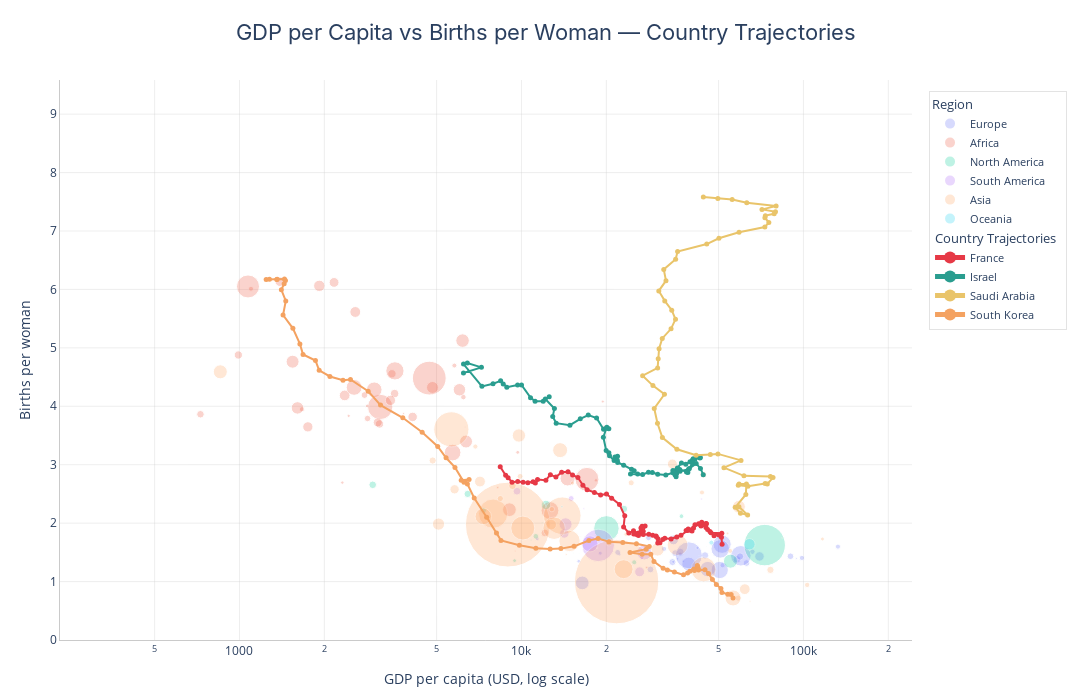

The notebook cell saved with this chart:
### Code cell
import plotly.graph_objects as go

countries = ["France", "Israel", "Saudi Arabia", "South Korea"]

# Build the base scatter from the latest year (no deepcopy, no animation artifacts)
fig_country = px.scatter(
    df_latest,
    x="GDP per capita",
    y="Births per woman",
    size="Population",
    color="World region according to OWID",
    hover_name="Entity",
    log_x=True,
    size_max=60,
    range_x=[gdp_min * 0.9, gdp_max * 1.1],
    range_y=[0, births_max * 1.1],
)

fig_country.update_layout(
    title=dict(
        text="GDP per Capita vs Births per Woman — Country Trajectories",
        font=dict(size=22, family="Inter, Arial, sans-serif"),
        x=0.5,
        xanchor="center",
    ),
    xaxis=dict(
        title=dict(text="GDP per capita (USD, log scale)", font=dict(size=14)),
        gridcolor="rgba(200, 200, 200, 0.3)",
        showline=True,
        linewidth=1,
        linecolor="rgba(150, 150, 150, 0.5)",
    ),
    yaxis=dict(
        title=dict(text="Births per woman", font=dict(size=14)),
        gridcolor="rgba(200, 200, 200, 0.3)",
        showline=True,
        linewidth=1,
        linecolor="rgba(150, 150, 150, 0.5)",
    ),
    height=700,
    width=1200,
    plot_bgcolor="white",
    paper_bgcolor="white",
    legend=dict(
        title=dict(text="Region", font=dict(size=13)),
        font=dict(size=11),
        bgcolor="rgba(255, 255, 255, 0.85)",
        bordercolor="rgba(200, 200, 200, 0.5)",
        borderwidth=1,
        yanchor="top",
        y=0.98,
        xanchor="left",
        x=1.02,
        itemsizing="constant",
    ),
    margin=dict(l=60, r=180, t=80, b=60),
)

# Make the background bubble traces slightly transparent
fig_country.update_traces(marker=dict(opacity=0.25))

# Country trajectory colors
trajectory_colors = ["#e63946", "#2a9d8f", "#e9c46a", "#f4a261"]

for country, color in zip(countries, trajectory_colors):
    country_df = df[df["Entity"] == country].dropna(
        subset=["GDP per capita", "Births per woman"]
    )
    fig_country.add_trace(
        go.Scatter(
            x=country_df["GDP per capita"],
            y=country_df["Births per woman"],
            mode="lines+markers",
            name=country,
            legendgroup="trajectories",
            legendgrouptitle=dict(text="Country Trajectories", font=dict(size=13)),
            marker=dict(size=5, color=color),
            line=dict(width=2, color=color),
            customdata=country_df[["Year", "Population"]].values,
            hovertemplate=(
                f"<b>{country}</b><br>"
                "Year: %{customdata[0]}<br>"
                "GDP: %{x:,.0f}<br>"
                "Births: %{y:.2f}<br>"
                "Population: %{customdata[1]:,.0f}<br>"
                "<extra></extra>"
            ),
        )
    )

    # Add start and end year annotations
    first = country_df.iloc[0]
    last = country_df.iloc[-1]
    for row, label in [
        (first, str(int(first["Year"]))),
        (last, str(int(last["Year"]))),
    ]:
        fig_country.add_annotation(
            x=row["GDP per capita"],
            y=row["Births per woman"],
            text=label,
            showarrow=False,
            font=dict(size=9, color=color),
            xshift=12,
            yshift=8,
            xref="x",
            yref="y",
        )

fig_country.write_image(file="plots/gdp-demographic.png", format="png", scale=2)
fig_country.show()

### Figure 1 — Plotly figure (JSON) as saved in the notebook; plotly's stock layout.template omitted (floating-point values rounded to 4 significant figures)
{"data": [{"hovertemplate": "<b>%{hovertext}</b><br><br>World region according to OWID=Europe<br>GDP per capita=%{x}<br>Births per woman=%{y}<br>Population=%{marker.size}<extra></extra>", "hovertext": ["Albania", "Austria", "Belarus", "Belgium", "Bosnia and Herzegovina", "Bulgaria", "Croatia", "Cyprus", "Czechia", "Denmark", "Estonia", "Finland", "France", "Germany", "Greece", "Hungary", "Iceland", "Ireland", "Italy", "Latvia", "Lithuania", "Luxembourg", "Malta", "Moldova", "Montenegro", "Netherlands", "North Macedonia", "Norway", "Poland", "Portugal", "Romania", "Russia", "Serbia", "Slovakia", "Slovenia", "Spain", "Sweden", "Switzerland", "Ukraine", "United Kingdom"], "legendgroup": "Europe", "marker": {"color": "#636efa", "opacity": 0.25, "size": [2812000.0, 9130000.0, 9116000.0, 11710000.0, 3185000.0, 6796000.0, 3896000.0, 1345000.0, 10810000.0, 5948000.0, 1367000.0, 5601000.0, 66440000.0, 84550000.0, 10240000.0, 9686000.0, 387600.0, 5197000.0, 59500000.0, 1882000.0, 2854000.0, 665100.0, 533000.0, 3067000.0, 633600.0, 18090000.0, 1832000.0, 5519000.0, 38760000.0, 10430000.0, 19120000.0, 145400000.0, 6773000.0, 5518000.0, 2118000.0, 47910000.0, 10550000.0, 8871000.0, 37730000.0, 68680000.0], "sizemode": "area", "sizeref": 399500.0, "symbol": "circle"}, "mode": "markers", "name": "Europe", "orientation": "v", "showlegend": true, "type": "scatter", "x": [15970.0, 62850.0, 28680.0, 58120.0, 19020.0, 28220.0, 36540.0, 35760.0, 44760.0, 65900.0, 37450.0, 51700.0, 51470.0, 59980.0, 34320.0, 35090.0, 63200.0, 132500.0, 50490.0, 34540.0, 41720.0, 94400.0, 46800.0, 11370.0, 26330.0, 69840.0, 22250.0, 98780.0, 39210.0, 36630.0, 34600.0, 39230.0, 21940.0, 32020.0, 42100.0, 45790.0, 59590.0, 89960.0, 16430.0, 50690.0], "xaxis": "x", "y": [1.348, 1.317, 1.208, 1.379, 1.486, 1.749, 1.468, 1.389, 1.448, 1.511, 1.35, 1.28, 1.639, 1.441, 1.334, 1.486, 1.54, 1.598, 1.198, 1.338, 1.201, 1.396, 1.098, 1.731, 1.803, 1.43, 1.465, 1.405, 1.299, 1.508, 1.713, 1.449, 1.5, 1.56, 1.576, 1.213, 1.43, 1.433, 0.977, 1.56], "yaxis": "y"}, {"hovertemplate": "<b>%{hovertext}</b><br><br>World region according to OWID=Africa<br>GDP per capita=%{x}<br>Births per woman=%{y}<br>Population=%{marker.size}<extra></extra>", "hovertext": ["Algeria", "Angola", "Benin", "Botswana", "Burkina Faso", "Burundi", "Cameroon", "Cape Verde", "Central African Republic", "Chad", "Comoros", "Congo", "Cote d'Ivoire", "Democratic Republic of Congo", "Djibouti", "Egypt", "Equatorial Guinea", "Eswatini", "Ethiopia", "Gabon", "Gambia", "Ghana", "Guinea", "Guinea-Bissau", "Kenya", "Lesotho", "Liberia", "Madagascar", "Malawi", "Mali", "Mauritania", "Mauritius", "Morocco", "Mozambique", "Namibia", "Niger", "Nigeria", "Rwanda", "Sao Tome and Principe", "Senegal", "Seychelles", "Sierra Leone", "Somalia", "South Africa", "South Sudan", "Sudan", "Tanzania", "Togo", "Tunisia", "Uganda", "Zambia", "Zimbabwe"], "legendgroup": "Africa", "marker": {"color": "#EF553B", "opacity": 0.25, "size": [46160000.0, 36750000.0, 14110000.0, 2480000.0, 23030000.0, 13690000.0, 28370000.0, 522300.0, 5152000.0, 19320000.0, 850400.0, 6183000.0, 31170000.0, 105800000.0, 1153000.0, 114500000.0, 1848000.0, 1231000.0, 128700000.0, 2485000.0, 2698000.0, 33790000.0, 14410000.0, 2153000.0, 55340000.0, 2311000.0, 5493000.0, 31200000.0, 21100000.0, 23770000.0, 5022000.0, 1274000.0, 37710000.0, 33640000.0, 2963000.0, 26160000.0, 227900000.0, 13950000.0, 230900.0, 18080000.0, 128000.0, 8461000.0, 18360000.0, 63210000.0, 11480000.0, 50040000.0, 66620000.0, 9304000.0, 12200000.0, 48660000.0, 20720000.0, 16340000.0], "sizemode": "area", "sizeref": 399500.0, "symbol": "circle"}, "mode": "markers", "name": "Africa", "orientation": "v", "showlegend": true, "type": "scatter", "x": [14580.0, 6181.0, 3473.0, 18380.0, 2361.0, 990.8, 4836.0, 9509.0, 1098.0, 2165.0, 3819.0, 6223.0, 6026.0, 1072.0, 8235.0, 17070.0, 19430.0, 8963.0, 3155.0, 19720.0, 2837.0, 6360.0, 3548.0, 2439.0, 5699.0, 2316.0, 1666.0, 1606.0, 1748.0, 2574.0, 5783.0, 27780.0, 9064.0, 1543.0, 9699.0, 1919.0, 4711.0, 3138.0, 6319.0, 4112.0, 22410.0, 2846.0, 1391.0, 12620.0, 727.0, 2550.0, 3558.0, 2776.0, 12110.0, 3006.0, 3431.0, 3093.0], "xaxis": "x", "y": [2.766, 5.124, 4.556, 2.732, 4.186, 4.878, 4.322, 1.522, 6.012, 6.12, 3.878, 4.157, 4.283, 6.051, 2.609, 2.75, 4.081, 2.753, 3.989, 3.647, 4.006, 3.397, 4.217, 3.836, 3.208, 2.694, 3.95, 3.972, 3.648, 5.614, 4.697, 1.241, 2.23, 4.763, 3.212, 6.061, 4.482, 3.698, 3.644, 3.818, 2.133, 3.791, 6.132, 2.216, 3.864, 4.323, 4.606, 4.192, 1.832, 4.283, 4.101, 3.724], "yaxis": "y"}, {"hovertemplate": "<b>%{hovertext}</b><br><br>World region according to OWID=North America<br>GDP per capita=%{x}<br>Births per woman=%{y}<br>Population=%{marker.size}<extra></extra>", "hovertext": ["Anguilla", "Aruba", "Bahamas", "Barbados", "Belize", "Bermuda", "British Virgin Islands", "Canada", "Costa Rica", "Curacao", "Dominica", "Dominican Republic", "El Salvador", "Grenada", "Guatemala", "Haiti", "Honduras", "Jamaica", "Mexico", "Montserrat", "Nicaragua", "Panama", "Saint Kitts and Nevis", "Saint Lucia", "Saint Vincent and the Grenadines", "Sint Maarten (Dutch part)", "Trinidad and Tobago", "United States"], "legendgroup": "North America", "marker": {"color": "#00cc96", "opacity": 0.25, "size": [14440.0, 107900.0, 399500.0, 282300.0, 411100.0, 64720.0, 39010.0, 39300000.0, 5106000.0, 185400.0, 66530.0, 11330000.0, 6310000.0, 117100.0, 18120000.0, 11640000.0, 10640000.0, 2840000.0, 129700000.0, 4440.0, 6824000.0, 4459000.0, 46780.0, 179300.0, 101300.0, 42780.0, 1503000.0, 343500000.0], "sizemode": "area", "sizeref": 399500.0, "symbol": "circle"}, "mode": "markers", "name": "North America", "orientation": "v", "showlegend": true, "type": "scatter", "x": [22720.0, 45330.0, 34390.0, 10830.0, 11850.0, 62180.0, 40850.0, 55100.0, 25110.0, 22430.0, 16020.0, 23080.0, 11250.0, 15270.0, 12210.0, 2968.0, 6444.0, 9455.0, 20020.0, 26970.0, 7336.0, 36930.0, 25480.0, 23220.0, 16250.0, 42610.0, 28160.0, 72890.0], "xaxis": "x", "y": [1.364, 1.602, 1.373, 1.708, 2.007, 1.401, 1.045, 1.349, 1.33, 1.073, 1.484, 2.243, 1.775, 1.487, 2.311, 2.656, 2.5, 1.358, 1.91, 1.444, 2.218, 2.119, 1.505, 1.379, 1.775, 1.447, 1.532, 1.624], "yaxis": "y"}, {"hovertemplate": "<b>%{hovertext}</b><br><br>World region according to OWID=South America<br>GDP per capita=%{x}<br>Births per woman=%{y}<br>Population=%{marker.size}<extra></extra>", "hovertext": ["Argentina", "Bolivia", "Brazil", "Chile", "Colombia", "Ecuador", "Guyana", "Paraguay", "Peru", "Suriname", "Uruguay"], "legendgroup": "South America", "marker": {"color": "#ab63fa", "opacity": 0.25, "size": [45540000.0, 12240000.0, 211100000.0, 19660000.0, 52320000.0, 17980000.0, 826400.0, 6844000.0, 33850000.0, 628900.0, 3388000.0], "sizemode": "area", "sizeref": 399500.0, "symbol": "circle"}, "mode": "markers", "name": "South America", "orientation": "v", "showlegend": true, "type": "scatter", "x": [27280.0, 9640.0, 18710.0, 26240.0, 17500.0, 14190.0, 43480.0, 15010.0, 14340.0, 16650.0, 26740.0], "xaxis": "x", "y": [1.5, 2.547, 1.619, 1.167, 1.645, 1.823, 2.412, 2.422, 1.98, 2.249, 1.409], "yaxis": "y"}, {"hovertemplate": "<b>%{hovertext}</b><br><br>World region according to OWID=Asia<br>GDP per capita=%{x}<br>Births per woman=%{y}<br>Population=%{marker.size}<extra></extra>", "hovertext": ["Armenia", "Azerbaijan", "Bahrain", "Bangladesh", "Bhutan", "Brunei", "Cambodia", "China", "Georgia", "Hong Kong", "India", "Indonesia", "Iran", "Iraq", "Israel", "Japan", "Jordan", "Kazakhstan", "Kuwait", "Kyrgyzstan", "Laos", "Lebanon", "Macao", "Malaysia", "Maldives", "Mongolia", "Myanmar", "Nepal", "Oman", "Pakistan", "Palestine", "Philippines", "Qatar", "Saudi Arabia", "Singapore", "South Korea", "Sri Lanka", "Syria", "Taiwan", "Tajikistan", "Thailand", "Turkey", "Turkmenistan", "United Arab Emirates", "Uzbekistan", "Vietnam", "Yemen"], "legendgroup": "Asia", "marker": {"color": "#FFA15A", "opacity": 0.25, "size": [2943000.0, 10320000.0, 1570000.0, 171500000.0, 786400.0, 459000.0, 17420000.0, 1423000000.0, 3807000.0, 7443000.0, 1438000000.0, 281200000.0, 90610000.0, 45070000.0, 9256000.0, 124400000.0, 11440000.0, 20330000.0, 4839000.0, 7074000.0, 7665000.0, 5773000.0, 713900.0, 35130000.0, 526000.0, 3432000.0, 54130000.0, 29690000.0, 5049000.0, 247500000.0, 5409000.0, 114900000.0, 2979000.0, 33260000.0, 5789000.0, 51750000.0, 22970000.0, 23590000.0, 23320000.0, 10390000.0, 71700000.0, 87270000.0, 7364000.0, 10640000.0, 35650000.0, 100400000.0, 39390000.0], "sizemode": "area", "sizeref": 399500.0, "symbol": "circle"}, "mode": "markers", "name": "Asia", "orientation": "v", "showlegend": true, "type": "scatter", "x": [20880.0, 20440.0, 53810.0, 7935.0, 14420.0, 84160.0, 5792.0, 21750.0, 23490.0, 58700.0, 8948.0, 13960.0, 14810.0, 13710.0, 44130.0, 44270.0, 9289.0, 34290.0, 55000.0, 9891.0, 8415.0, 12820.0, 64660.0, 30390.0, 18540.0, 15170.0, 7321.0, 5080.0, 43670.0, 5641.0, 6864.0, 10110.0, 116800.0, 59040.0, 103100.0, 56280.0, 12740.0, 7126.0, 61940.0, 4843.0, 23030.0, 35770.0, 24500.0, 76380.0, 9794.0, 13060.0, 855.0], "xaxis": "x", "y": [1.714, 1.67, 1.824, 2.163, 1.462, 1.747, 2.579, 0.999, 1.81, 0.717, 1.975, 2.127, 1.695, 3.249, 2.83, 1.208, 2.639, 3.012, 1.525, 2.8, 2.421, 2.239, 0.662, 1.55, 1.575, 2.685, 2.115, 1.984, 2.525, 3.605, 3.311, 1.916, 1.729, 2.28, 0.943, 0.72, 1.974, 2.712, 0.87, 3.072, 1.212, 1.625, 2.69, 1.2, 3.5, 1.913, 4.59], "yaxis": "y"}, {"hovertemplate": "<b>%{hovertext}</b><br><br>World region according to OWID=Oceania<br>GDP per capita=%{x}<br>Births per woman=%{y}<br>Population=%{marker.size}<extra></extra>", "hovertext": ["Australia", "Fiji", "New Zealand"], "legendgroup": "Oceania", "marker": {"color": "#19d3f3", "opacity": 0.25, "size": [26450000.0, 924200.0, 5173000.0], "sizemode": "area", "sizeref": 399500.0, "symbol": "circle"}, "mode": "markers", "name": "Oceania", "orientation": "v", "showlegend": true, "type": "scatter", "x": [64330.0, 13920.0, 47160.0], "xaxis": "x", "y": [1.638, 2.281, 1.667], "yaxis": "y"}, {"customdata": [1950, 1951, 1952, 1953, 1954, 1955, 1956, 1957, 1958, 1959, 1960, 1961, 1962, 1963, 1964, 1965, 1966, 1967, 1968, 1969, 1970, 1971, 1972, 1973, 1974, 1975, 1976, 1977, 1978, 1979, 1980, 1981, 1982, 1983, 1984, 1985, 1986, 1987, 1988, 1989, 1990, 1991, 1992, 1993, 1994, 1995, 1996, 1997, 1998, 1999, 2000, 2001, 2002, 2003, 2004, 2005, 2006, 2007, 2008, 2009, 2010, 2011, 2012, 2013, 2014, 2015, 2016, 2017, 2018, 2019, 2020, 2021, 2022, 2023], "hovertemplate": "<b>France</b><br>Year: %{customdata}<br>GDP: %{x:,.0f}<br>Births: %{y:.2f}<br><extra></extra>", "legendgroup": "trajectories", "legendgrouptitle": {"font": {"size": 13}, "text": "Country Trajectories"}, "line": {"color": "#e63946", "width": 2}, "marker": {"color": "#e63946", "size": 5}, "mode": "lines+markers", "name": "France", "type": "scatter", "x": [8408.0, 8789.0, 8965.0, 9257.0, 9700.0, 10130.0, 10540.0, 10990.0, 11200.0, 11400.0, 12210.0, 12660.0, 13250.0, 13880.0, 14630.0, 15180.0, 15850.0, 16510.0, 17090.0, 18140.0, 19080.0, 20030.0, 20890.0, 22260.0, 23240.0, 23030.0, 24030.0, 24960.0, 26020.0, 27030.0, 27450.0, 26780.0, 26530.0, 26000.0, 25590.0, 25020.0, 26350.0, 27030.0, 28290.0, 29200.0, 29990.0, 30050.0, 30480.0, 30430.0, 30990.0, 31690.0, 32230.0, 33930.0, 35550.0, 36780.0, 38870.0, 39910.0, 40260.0, 38360.0, 39030.0, 40770.0, 41250.0, 43330.0, 43620.0, 42500.0, 43580.0, 45140.0, 45290.0, 44430.0, 44580.0, 45120.0, 45720.0, 46590.0, 46990.0, 51340.0, 48180.0, 50200.0, 51190.0, 51470.0], "y": [2.965, 2.818, 2.779, 2.702, 2.713, 2.699, 2.693, 2.71, 2.689, 2.746, 2.735, 2.829, 2.788, 2.873, 2.88, 2.826, 2.781, 2.649, 2.571, 2.526, 2.481, 2.499, 2.427, 2.32, 2.125, 1.935, 1.832, 1.868, 1.83, 1.863, 1.951, 1.947, 1.917, 1.79, 1.806, 1.816, 1.832, 1.804, 1.808, 1.791, 1.782, 1.773, 1.735, 1.661, 1.665, 1.718, 1.74, 1.73, 1.764, 1.793, 1.876, 1.879, 1.865, 1.873, 1.898, 1.916, 1.974, 1.952, 1.987, 1.99, 2.017, 1.995, 1.99, 1.973, 1.974, 1.927, 1.892, 1.859, 1.837, 1.826, 1.785, 1.799, 1.76, 1.639]}, {"customdata": [1950, 1951, 1952, 1953, 1954, 1955, 1956, 1957, 1958, 1959, 1960, 1961, 1962, 1963, 1964, 1965, 1966, 1967, 1968, 1969, 1970, 1971, 1972, 1973, 1974, 1975, 1976, 1977, 1978, 1979, 1980, 1981, 1982, 1983, 1984, 1985, 1986, 1987, 1988, 1989, 1990, 1991, 1992, 1993, 1994, 1995, 1996, 1997, 1998, 1999, 2000, 2001, 2002, 2003, 2004, 2005, 2006, 2007, 2008, 2009, 2010, 2011, 2012, 2013, 2014, 2015, 2016, 2017, 2018, 2019, 2020, 2021, 2022, 2023], "hovertemplate": "<b>Israel</b><br>Year: %{customdata}<br>GDP: %{x:,.0f}<br>Births: %{y:.2f}<br><extra></extra>", "legendgroup": "trajectories", "legendgrouptitle": {"font": {"size": 13}, "text": "Country Trajectories"}, "line": {"color": "#2a9d8f", "width": 2}, "marker": {"color": "#2a9d8f", "size": 5}, "mode": "lines+markers", "name": "Israel", "type": "scatter", "x": [6226.0, 7212.0, 6427.0, 6230.0, 7241.0, 7929.0, 8436.0, 8616.0, 8871.0, 9691.0, 10010.0, 10770.0, 11180.0, 11940.0, 12540.0, 12150.0, 13090.0, 12910.0, 13280.0, 14850.0, 16170.0, 17250.0, 18470.0, 19550.0, 20090.0, 20410.0, 19990.0, 19520.0, 19970.0, 20420.0, 20520.0, 21310.0, 21450.0, 21910.0, 21870.0, 21940.0, 23040.0, 24570.0, 25100.0, 24360.0, 25830.0, 26890.0, 28210.0, 29110.0, 30420.0, 32500.0, 34450.0, 35170.0, 35780.0, 36510.0, 39120.0, 38910.0, 38490.0, 36420.0, 35510.0, 35350.0, 35020.0, 34970.0, 34440.0, 35740.0, 36920.0, 38250.0, 39600.0, 40310.0, 40430.0, 41200.0, 42950.0, 43090.0, 40650.0, 40450.0, 39390.0, 41650.0, 43130.0, 44130.0], "y": [4.571, 4.666, 4.741, 4.722, 4.341, 4.387, 4.436, 4.382, 4.326, 4.364, 4.366, 4.148, 4.086, 4.087, 4.163, 4.125, 3.96, 3.824, 3.711, 3.676, 3.786, 3.849, 3.798, 3.606, 3.641, 3.614, 3.622, 3.47, 3.245, 3.203, 3.153, 3.073, 3.131, 3.143, 3.077, 3.039, 2.991, 2.923, 2.896, 2.84, 2.84, 2.832, 2.87, 2.866, 2.837, 2.823, 2.862, 2.876, 2.922, 2.888, 2.921, 2.868, 2.877, 2.919, 2.848, 2.793, 2.828, 2.852, 2.903, 2.944, 3.028, 3.01, 3.05, 3.036, 3.081, 3.093, 3.113, 3.123, 3.103, 3.034, 2.937, 3.019, 2.936, 2.83]}, {"customdata": [1970, 1971, 1972, 1973, 1974, 1975, 1976, 1977, 1978, 1979, 1980, 1981, 1982, 1983, 1984, 1985, 1986, 1987, 1988, 1989, 1990, 1991, 1992, 1993, 1994, 1995, 1996, 1997, 1998, 1999, 2000, 2001, 2002, 2003, 2004, 2005, 2006, 2007, 2008, 2009, 2010, 2011, 2012, 2013, 2014, 2015, 2016, 2017, 2018, 2019, 2020, 2021, 2022, 2023], "hovertemplate": "<b>Saudi Arabia</b><br>Year: %{customdata}<br>GDP: %{x:,.0f}<br>Births: %{y:.2f}<br><extra></extra>", "legendgroup": "trajectories", "legendgrouptitle": {"font": {"size": 13}, "text": "Country Trajectories"}, "line": {"color": "#e9c46a", "width": 2}, "marker": {"color": "#e9c46a", "size": 5}, "mode": "lines+markers", "name": "Saudi Arabia", "type": "scatter", "x": [44150.0, 49720.0, 55880.0, 62950.0, 80000.0, 71280.0, 79580.0, 78740.0, 73270.0, 73010.0, 75390.0, 72970.0, 59110.0, 50150.0, 45420.0, 35790.0, 35220.0, 31960.0, 32550.0, 30700.0, 32220.0, 34120.0, 35180.0, 33930.0, 31570.0, 30760.0, 30540.0, 30400.0, 26900.0, 29260.0, 32150.0, 29570.0, 30360.0, 31600.0, 35580.0, 41630.0, 46760.0, 49740.0, 60060.0, 52240.0, 61500.0, 76340.0, 78010.0, 74440.0, 73140.0, 63550.0, 58730.0, 59110.0, 62780.0, 62480.0, 57270.0, 59790.0, 63400.0, 59040.0], "y": [7.583, 7.556, 7.539, 7.484, 7.426, 7.37, 7.33, 7.295, 7.263, 7.227, 7.145, 7.067, 6.979, 6.875, 6.776, 6.649, 6.517, 6.343, 6.15, 5.975, 5.804, 5.644, 5.489, 5.326, 5.161, 4.986, 4.812, 4.656, 4.524, 4.354, 4.206, 3.964, 3.709, 3.465, 3.264, 3.161, 3.176, 3.185, 3.074, 2.95, 2.81, 2.8, 2.78, 2.67, 2.68, 2.63, 2.65, 2.67, 2.67, 2.49, 2.27, 2.17, 2.14, 2.28]}, {"customdata": [1953, 1954, 1955, 1956, 1957, 1958, 1959, 1960, 1961, 1962, 1963, 1964, 1965, 1966, 1967, 1968, 1969, 1970, 1971, 1972, 1973, 1974, 1975, 1976, 1977, 1978, 1979, 1980, 1981, 1982, 1983, 1984, 1985, 1986, 1987, 1988, 1989, 1990, 1991, 1992, 1993, 1994, 1995, 1996, 1997, 1998, 1999, 2000, 2001, 2002, 2003, 2004, 2005, 2006, 2007, 2008, 2009, 2010, 2011, 2012, 2013, 2014, 2015, 2016, 2017, 2018, 2019, 2020, 2021, 2022, 2023], "hovertemplate": "<b>South Korea</b><br>Year: %{customdata}<br>GDP: %{x:,.0f}<br>Births: %{y:.2f}<br><extra></extra>", "legendgroup": "trajectories", "legendgrouptitle": {"font": {"size": 13}, "text": "Country Trajectories"}, "line": {"color": "#f4a261", "width": 2}, "marker": {"color": "#f4a261", "size": 5}, "mode": "lines+markers", "name": "South Korea", "type": "scatter", "x": [1243.0, 1277.0, 1355.0, 1360.0, 1444.0, 1455.0, 1440.0, 1408.0, 1459.0, 1427.0, 1547.0, 1638.0, 1680.0, 1860.0, 1917.0, 2093.0, 2329.0, 2475.0, 2860.0, 3164.0, 3795.0, 4445.0, 5047.0, 5402.0, 5810.0, 6254.0, 6519.0, 6115.0, 6431.0, 6798.0, 7527.0, 8156.0, 8459.0, 9831.0, 11250.0, 12640.0, 13800.0, 15360.0, 17350.0, 18690.0, 20430.0, 22880.0, 25570.0, 28400.0, 27680.0, 24270.0, 26790.0, 28760.0, 29510.0, 31800.0, 32920.0, 34870.0, 37550.0, 38810.0, 40980.0, 41050.0, 39560.0, 42340.0, 42160.0, 42040.0, 40770.0, 42470.0, 44760.0, 46050.0, 47560.0, 49120.0, 50970.0, 51390.0, 53930.0, 55410.0, 56280.0], "y": [6.171, 6.174, 6.169, 6.175, 6.178, 6.152, 6.096, 5.994, 5.803, 5.562, 5.334, 5.068, 4.887, 4.782, 4.615, 4.51, 4.447, 4.459, 4.259, 4.02, 3.803, 3.555, 3.313, 3.119, 2.954, 2.699, 2.748, 2.734, 2.669, 2.431, 2.102, 1.832, 1.705, 1.623, 1.571, 1.558, 1.564, 1.603, 1.702, 1.738, 1.683, 1.67, 1.646, 1.599, 1.555, 1.497, 1.469, 1.467, 1.342, 1.227, 1.199, 1.164, 1.115, 1.145, 1.215, 1.19, 1.178, 1.226, 1.258, 1.274, 1.206, 1.197, 1.202, 1.14, 1.035, 0.951, 0.881, 0.812, 0.783, 0.78, 0.72]}], "layout": {"annotations": [{"font": {"color": "#e63946", "size": 9}, "showarrow": false, "text": "1950", "x": 8408.0, "xref": "x", "xshift": 12, "y": 2.965, "yref": "y", "yshift": 8}, {"font": {"color": "#e63946", "size": 9}, "showarrow": false, "text": "2023", "x": 51470.0, "xref": "x", "xshift": 12, "y": 1.639, "yref": "y", "yshift": 8}, {"font": {"color": "#2a9d8f", "size": 9}, "showarrow": false, "text": "1950", "x": 6226.0, "xref": "x", "xshift": 12, "y": 4.571, "yref": "y", "yshift": 8}, {"font": {"color": "#2a9d8f", "size": 9}, "showarrow": false, "text": "2023", "x": 44130.0, "xref": "x", "xshift": 12, "y": 2.83, "yref": "y", "yshift": 8}, {"font": {"color": "#e9c46a", "size": 9}, "showarrow": false, "text": "1970", "x": 44150.0, "xref": "x", "xshift": 12, "y": 7.583, "yref": "y", "yshift": 8}, {"font": {"color": "#e9c46a", "size": 9}, "showarrow": false, "text": "2023", "x": 59040.0, "xref": "x", "xshift": 12, "y": 2.28, "yref": "y", "yshift": 8}, {"font": {"color": "#f4a261", "size": 9}, "showarrow": false, "text": "1953", "x": 1243.0, "xref": "x", "xshift": 12, "y": 6.171, "yref": "y", "yshift": 8}, {"font": {"color": "#f4a261", "size": 9}, "showarrow": false, "text": "2023", "x": 56280.0, "xref": "x", "xshift": 12, "y": 0.72, "yref": "y", "yshift": 8}], "height": 700, "legend": {"bgcolor": "rgba(255, 255, 255, 0.85)", "bordercolor": "rgba(200, 200, 200, 0.5)", "borderwidth": 1, "font": {"size": 11}, "itemsizing": "constant", "title": {"font": {"size": 13}, "text": "Region"}, "tracegroupgap": 0, "x": 1.02, "xanchor": "left", "y": 0.98, "yanchor": "top"}, "margin": {"b": 60, "l": 60, "r": 180, "t": 80}, "paper_bgcolor": "white", "plot_bgcolor": "white", "title": {"font": {"family": "Inter, Arial, sans-serif", "size": 22}, "text": "GDP per Capita vs Births per Woman — Country Trajectories", "x": 0.5, "xanchor": "center"}, "width": 1200, "xaxis": {"anchor": "y", "domain": [0, 1], "gridcolor": "rgba(200, 200, 200, 0.3)", "linecolor": "rgba(150, 150, 150, 0.5)", "linewidth": 1, "range": [2.363, 5.385], "showline": true, "title": {"font": {"size": 14}, "text": "GDP per capita (USD, log scale)"}, "type": "log"}, "yaxis": {"anchor": "x", "domain": [0, 1], "gridcolor": "rgba(200, 200, 200, 0.3)", "linecolor": "rgba(150, 150, 150, 0.5)", "linewidth": 1, "range": [0, 9.584], "showline": true, "title": {"font": {"size": 14}, "text": "Births per woman"}}}}
